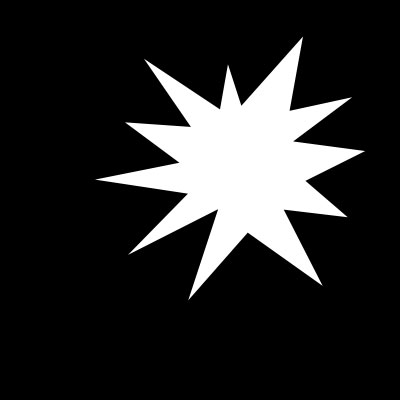
#> input picture Module 10: Image Descriptors/10.4 Hu Moments/shape_explosion.jpg, 400 x 400 px
$ python adaptive_thresholding.py --image '../../Module 10: Image Descriptors/10.4 Hu Moments/shape_explosion.jpg'
#> lines starting #> are read from the running program, lines starting #| are printed output that depends on the picture; after the words box and inside, x2 and y2 are one past the last pixel; in counts of white or black regions, pixels touching at a corner belong together
from skimage.filters import threshold_local
import argparse
import cv2

# construct the argument parser and parse the arguments
ap = argparse.ArgumentParser()
ap.add_argument("-i", "--image", required=True, help="Path to the image")
args = vars(ap.parse_args())

# load the image, convert it to grayscale, and blur it slightly
image = cv2.imread(args["image"])
#> image is the input picture: shape (400, 400, 3); min 0, max 255, mean 41.2
image = cv2.cvtColor(image, cv2.COLOR_BGR2GRAY)
#> image: shape (400, 400)
blurred = cv2.GaussianBlur(image, (5, 5), 0)
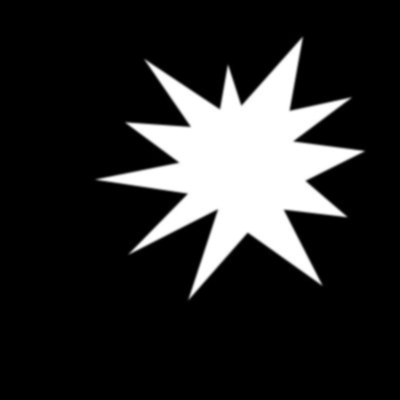
#> blurred: shape (400, 400); min 0, max 255, mean 41.2
cv2.imshow("Image", image)

# instead of manually specifying the threshold value, we can use adaptive
# thresholding to examine neighborhoods of pixels and adaptively threshold
# each neighborhood -- in this example, we'll calculate the mean value
# of the neighborhood area of 25 pixels and threshold based on that value;
# finally, our constant C is subtracted from the mean calculation (in this
# case 15)
thresh = cv2.adaptiveThreshold(blurred, 255, cv2.ADAPTIVE_THRESH_MEAN_C, cv2.THRESH_BINARY_INV, 25, 15)
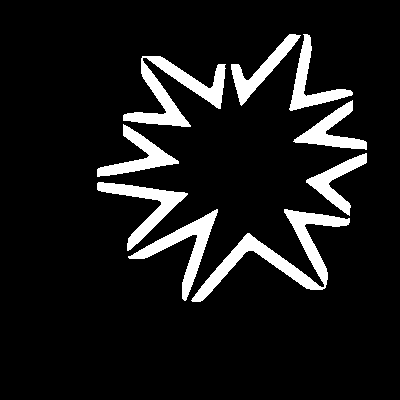
#> thresh: shape (400, 400); 9.8% white; 9 white regions, largest, box (x1, y1, x2, y2) and area: (191, 209, 350, 302) 3279, (123, 56, 226, 127) 2611, (128, 209, 218, 301) 1800
cv2.imshow("OpenCV Mean Thresh", thresh)

# scikit-image adaptive thresholding
T = threshold_local(blurred, 29, offset=5, method="gaussian")
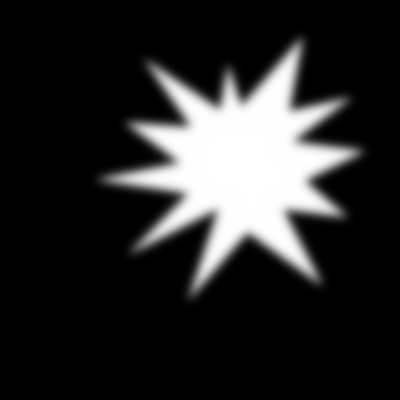
#> T: shape (400, 400) float64; min -5, max 250, mean 36.2; drawn with min black and max white
thresh = (blurred < T).astype("uint8") * 255
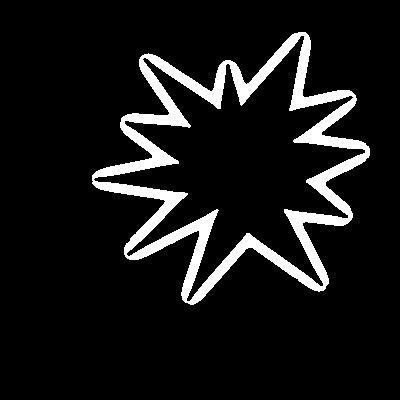
#> thresh: shape (400, 400); 9.1% white; 1 white region, box (x1, y1, x2, y2) and area: (92, 32, 370, 305) 14629
cv2.imshow("scikit-image Mean Thresh", thresh)
cv2.waitKey(0)
